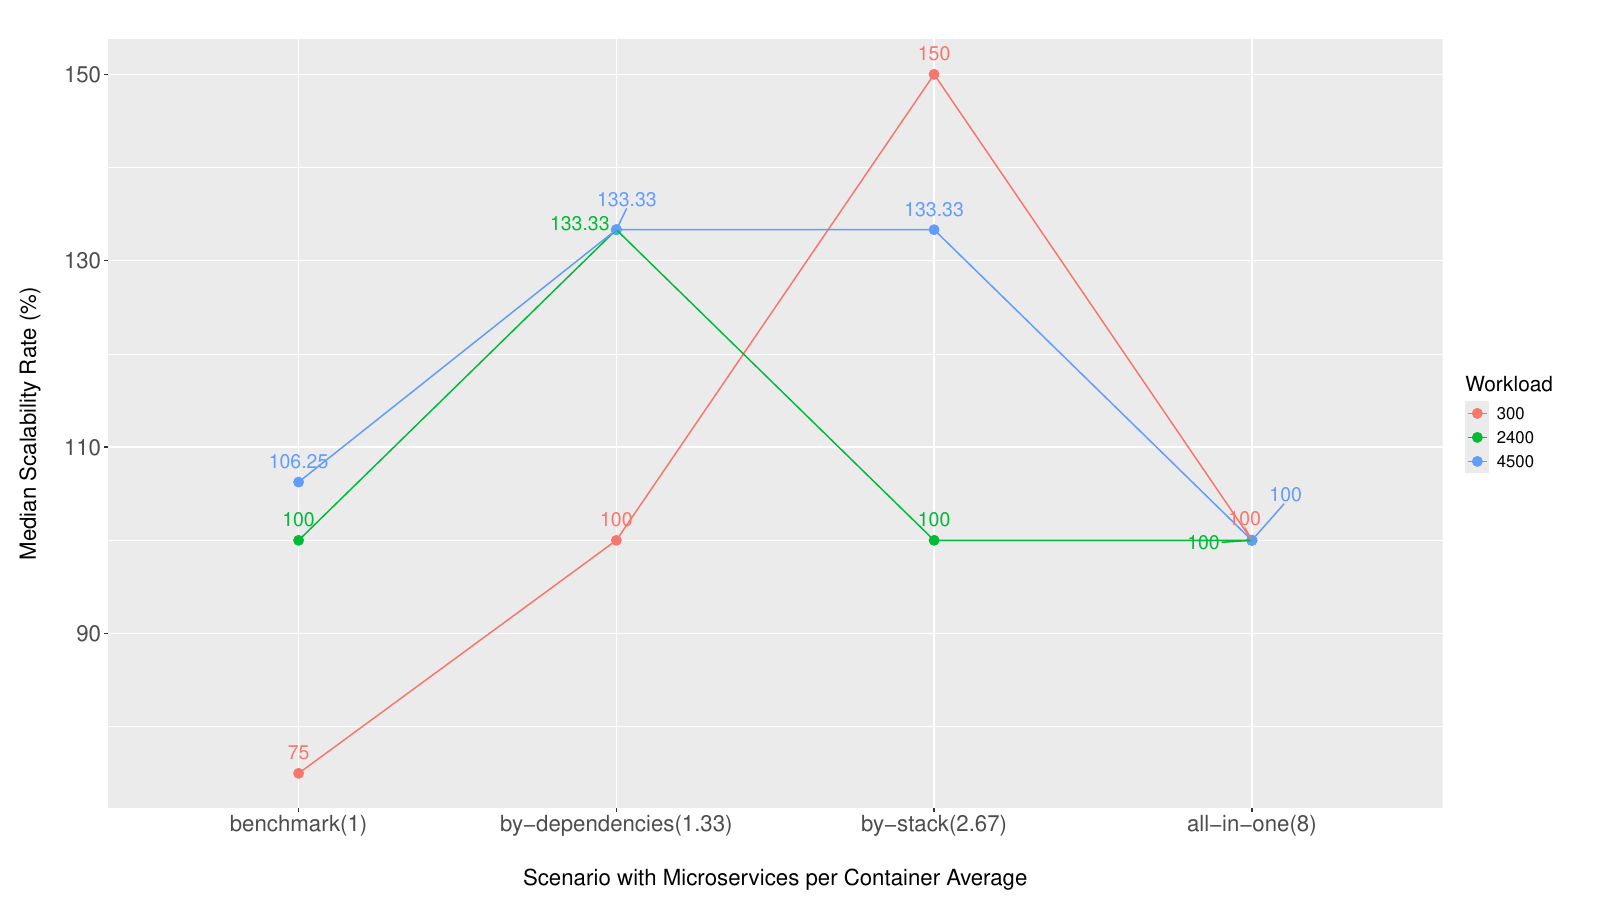

The script that saved this image:
setwd("~/Documentos/Mestrado/microservices-container-grouping/experiments_results/graphics_and_tables_consolidated/hpa")
# Carregar pacotes necessários
library(ggplot2)
library(dplyr)
library(tidyr)
library(ggrepel)

# Criar o dataframe com os novos dados
data_scalability <- data.frame(
  workload = c(300, 300, 300, 300, 2400, 2400, 2400, 2400, 4500, 4500, 4500, 4500),
  workload_desc = c("Low (300 users)", "Low (300 users)", "Low (300 users)", "Low (300 users)",
                    "Medium (2400 users)", "Medium (2400 users)", "Medium (2400 users)", "Medium (2400 users)",
                    "High (4500 users)", "High (4500 users)", "High (4500 users)", "High (4500 users)"),
  scenario = c("benchmark", "by-dependencies", "by-stack", "all-in-one",
               "benchmark", "by-dependencies", "by-stack", "all-in-one",
               "benchmark", "by-dependencies", "by-stack", "all-in-one"),
  Microservices_per_Container_Average = c(1.00, 1.33, 2.67, 8.00, 1.00, 1.33, 2.67, 8.00, 1.00, 1.33, 2.67, 8.00),
  Median_Scalability_Rate = c(75.00, 100.00, 150.00, 100.00, 100.00, 133.33, 100.00, 100.00, 
                              106.25, 133.33, 133.33, 100.00)
)

# Criar uma nova coluna combinando cenário e média de microservices por container
data_scalability <- data_scalability %>%
  mutate(Scenario_Microservices = paste(scenario, "(", Microservices_per_Container_Average, ")", sep = ""),
         Scenario_Microservices = factor(Scenario_Microservices, levels = unique(Scenario_Microservices[order(Microservices_per_Container_Average)])))

# Gerar o gráfico de escalabilidade
fig<-ggplot(data_scalability, aes(x = Scenario_Microservices, y = Median_Scalability_Rate, color = factor(workload))) +
  geom_point(size = 3) +
  geom_line(aes(group = workload)) +
  geom_text_repel(aes(label = round(Median_Scalability_Rate, 2)), vjust = -1, size = 5, , show_guide  = FALSE) +  # Adiciona os valores dos pontos
  labs(
    #title = "Median Scalability Rate vs Scenario with Microservices per Container Average",
       x = "Scenario with Microservices per Container Average",
       y = "Median Scalability Rate (%)",
       color = "Workload") +
  theme(plot.title = element_text(hjust = 0.5, vjust = 5, size = 20),
        strip.text = element_text(size= 16),
        plot.margin = unit(c(1,1,1,1), "cm"),
        axis.text = element_text(size = 16),
        #axis.text.x = element_text(angle = -45),
        legend.title = element_text(size = 15),
        legend.text = element_text(size = 12),
        axis.title = element_text(size = 16),
        axis.title.y=element_text(vjust=5),
        axis.title.x=element_text(vjust=-5))

pdf_file = paste("resume_hpa.pdf",sep = "")
pdf(pdf_file, width = 16, height = 9)
print(fig)
dev.off()



